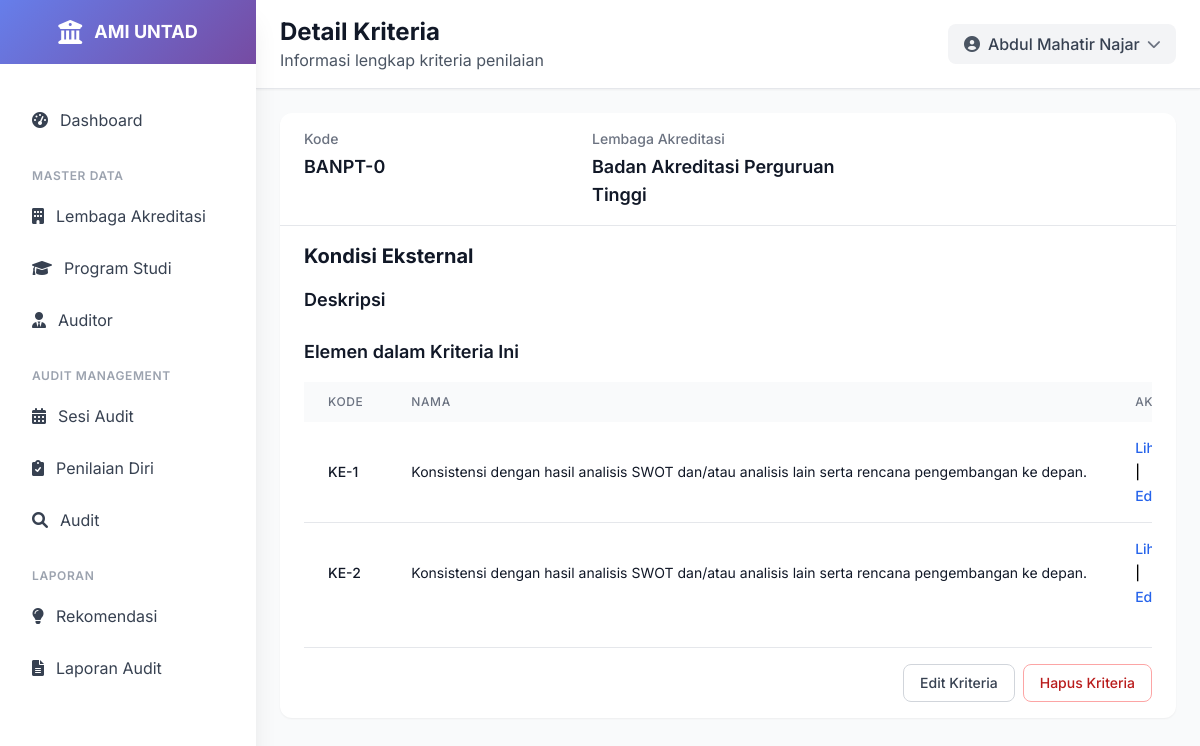
Page /kriteria/1/ (signed in) on the committed database.
### ami/models.py (models this page shows, shortened)
class Kriteria(models.Model):
    lembaga_akreditasi = models.ForeignKey(LembagaAkreditasi, on_delete=models.CASCADE, related_name='kriteria')
    kode = models.CharField(max_length=30, null=True)
    nama = models.CharField(max_length=255)
    deskripsi = models.TextField(blank=True, null=True)
    status = models.CharField(max_length=20, choices=[
        ('aktif', 'aktif'),
        ('tidak aktif', 'tidak aktif'),
    ], default='aktif')
    class Meta:
        verbose_name = "Kriteria"
        verbose_name_plural = "Kriteria"
        unique_together = ['lembaga_akreditasi', 'kode']
        ordering = ['kode']

class LembagaAkreditasi(models.Model):
    kode = models.CharField(max_length=20, unique=True)
    nama = models.CharField(max_length=255, unique=True)
    deskripsi = models.TextField(blank=True, null=True)
    website = models.URLField(blank=True, null=True)
    kontak = models.TextField(blank=True, null=True)
    class Meta:
        verbose_name = "Lembaga Akreditasi"
        verbose_name_plural = "Lembaga Akreditasi"
        ordering = ['nama']

class Elemen(models.Model):
    kriteria = models.ForeignKey(Kriteria, on_delete=models.CASCADE, related_name='elemen')
    kode = models.CharField(max_length=30)
    nama = models.CharField(max_length=255)
    deskripsi = models.TextField(blank=True, null=True)
    panduan = models.TextField(blank=True, null=True)
    skor_maksimal = models.FloatField(default=4.0)
    status = models.CharField(max_length=20, choices=[
        ('aktif', 'aktif'),
        ('tidak aktif', 'tidak aktif'),
    ], default='aktif')
    class Meta:
        verbose_name = "Elemen"
        verbose_name_plural = "Elemen"
        unique_together = ['kriteria', 'kode']
        ordering = ['kode']

### ami/views.py (the view)
# urls.py: path('kriteria/<int:pk>/', views.kriteria_detail, name='kriteria_detail'),
@login_required
def kriteria_detail(request, pk):
    kriteria = get_object_or_404(Kriteria, pk=pk)
    elemen_list = kriteria.elemen.all().order_by('kode')
    return render(request, 'ami/kriteria_detail.html', {
        'kriteria': kriteria,
        'elemen_list': elemen_list
    })

### templates/ami/kriteria_detail.html (shortened to what this page needs)
{% extends 'base.html' %}
{% load static %}
{% block page_title %}Detail Kriteria{% endblock %}
{% block page_subtitle %}Informasi lengkap kriteria penilaian{% endblock %}
{% block content %}
<div class="p-4 lg:p-6">
    <div class="bg-white rounded-xl shadow-sm overflow-hidden mb-4 lg:mb-6">
        <div class="px-4 lg:px-6 py-4 border-b border-gray-200">
            <div class="grid grid-cols-1 md:grid-cols-3 gap-4">
                <div>
                    <h3 class="text-sm font-medium text-gray-500">Kode</h3>
                    <p class="mt-1 text-lg font-semibold text-gray-900">{{ kriteria.kode }}</p>
                </div>
                <div>
                    <h3 class="text-sm font-medium text-gray-500">Lembaga Akreditasi</h3>
                    <p class="mt-1 text-lg font-semibold text-gray-900">{{ kriteria.lembaga_akreditasi.nama }}</p>
                </div>
            </div>
        </div>
        <div class="px-4 lg:px-6 py-4">
            <h2 class="text-xl font-bold text-gray-900 mb-4">{{ kriteria.nama }}</h2>
            <div class="mb-6">
                <h3 class="text-lg font-semibold text-gray-900 mb-2">Deskripsi</h3>
            </div>
            <div class="mb-6">
                <h3 class="text-lg font-semibold text-gray-900 mb-4">Elemen dalam Kriteria Ini</h3>
                {% if elemen_list %}
                <div class="overflow-x-auto">
                    <table class="w-full">
                        <thead class="bg-gray-50">
                            <tr>
                                <th class="px-3 lg:px-6 py-3 text-left text-xs font-medium text-gray-500 uppercase tracking-wider">Kode</th>
                                <th class="px-3 lg:px-6 py-3 text-left text-xs font-medium text-gray-500 uppercase tracking-wider">Nama</th>
                                <th class="px-3 lg:px-6 py-3 text-left text-xs font-medium text-gray-500 uppercase tracking-wider">Aksi</th>
                            </tr>
                        </thead>
                        <tbody class="bg-white divide-y divide-gray-200">
                            {% for elemen in elemen_list %}
                            <tr class="hover:bg-gray-50 transition-colors">
                                <td class="px-3 lg:px-6 py-4 whitespace-nowrap">
                                    <div class="text-xs lg:text-sm font-medium text-gray-900">{{ elemen.kode }}</div>
                                </td>
                                <td class="px-3 lg:px-6 py-4 whitespace-nowrap text-xs lg:text-sm text-gray-900">
                                    {{ elemen.nama }}
                                </td>
                                <td class="px-3 lg:px-6 py-4 whitespace-nowrap text-xs lg:text-sm font-medium">
                                    <div class="flex flex-wrap gap-1">
                                        <a href="{% url 'ami:elemen_detail' elemen.id %}" class="text-blue-600 hover:text-blue-900">Lihat</a>
                                        <span class="hidden md:inline">|</span>
                                        <a href="{% url 'ami:elemen_update' elemen.id %}" class="text-blue-600 hover:text-blue-900">Edit</a>
                                    </div>
                                </td>
                            </tr>
                            {% endfor %}
                        </tbody>
                    </table>
                </div>
                {% endif %}
            </div>
            <div class="flex flex-col sm:flex-row sm:justify-end space-y-2 sm:space-y-0 sm:space-x-2 pt-4 border-t border-gray-200 pt-4">
                <a href="{% url 'ami:kriteria_update' kriteria.id %}" class="w-full sm:w-auto px-4 py-2 border border-gray-300 rounded-lg text-sm font-medium text-gray-700 bg-white hover:bg-gray-50">
                    Edit Kriteria
                </a>
                <a href="{% url 'ami:kriteria_delete' kriteria.id %}" class="w-full sm:w-auto px-4 py-2 border border-red-300 rounded-lg text-sm font-medium text-red-700 bg-white hover:bg-red-50">
                    Hapus Kriteria
                </a>
            </div>
        </div>
    </div>
</div>
{% endblock %}

### templates/base.html (shortened to what this page needs)
<!DOCTYPE html>
<html lang="id">
<head>
    <script src="https://cdn.tailwindcss.com"></script>
    <link href="https://cdnjs.cloudflare.com/ajax/libs/font-awesome/6.0.0/css/all.min.css" rel="stylesheet">
</head>
<body class="bg-gray-50">
    <div class="fixed inset-y-0 left-0 z-50 w-64 bg-white shadow-xl transform transition-transform duration-300 ease-in-out lg:translate-x-0 -translate-x-full flex flex-col" id="sidebar">
        <div class="flex items-center justify-center h-16 gradient-bg flex-shrink-0">
            <div class="flex items-center space-x-3">
                <i class="fas fa-university text-white text-2xl"></i>
                <span class="text-white font-bold text-lg">AMI UNTAD</span>
            </div>
        </div>
        <nav class="flex-1 overflow-y-auto mt-8 px-4 pb-4">
            <div class="space-y-2">
                <a href="{% url 'ami:dashboard' %}" class="sidebar-item flex items-center px-4 py-3 text-gray-700 rounded-lg transition-all duration-200 {% if request.resolver_match.url_name == 'dashboard' %}bg-blue-50 text-blue-600{% else %}hover:bg-gray-50{% endif %}">
                    <i class="fas fa-tachometer-alt mr-3"></i>
                    <span>Dashboard</span>
                </a>
                <div class="pt-4">
                    <p class="px-4 text-xs font-semibold text-gray-400 uppercase tracking-wider">Master Data</p>
                    <div class="mt-2 space-y-1">
                        <a href="{% url 'ami:lembaga_akreditasi_list' %}" class="sidebar-item flex items-center px-4 py-3 text-gray-700 rounded-lg transition-all duration-200 {% if request.resolver_match.url_name == 'lembaga_akreditasi_list' %}bg-blue-50 text-blue-600{% else %}hover:bg-gray-50{% endif %}">
                            <i class="fas fa-building mr-3"></i>
                            <span>Lembaga Akreditasi</span>
                        </a>
                        <a href="{% url 'ami:program_studi_list' %}" class="sidebar-item flex items-center px-4 py-3 text-gray-700 rounded-lg transition-all duration-200 {% if request.resolver_match.url_name == 'program_studi_list' %}bg-blue-50 text-blue-600{% else %}hover:bg-gray-50{% endif %}">
                            <i class="fas fa-graduation-cap mr-3"></i>
                            <span>Program Studi</span>
                        </a>
                        <a href="{% url 'ami:auditor_list' %}" class="sidebar-item flex items-center px-4 py-3 text-gray-700 rounded-lg transition-all duration-200 {% if request.resolver_match.url_name == 'auditor_list' %}bg-blue-50 text-blue-600{% else %}hover:bg-gray-50{% endif %}">
                            <i class="fas fa-user-tie mr-3"></i>
                            <span>Auditor</span>
                        </a>
                    </div>
                </div>
                <div class="pt-4">
                    <p class="px-4 text-xs font-semibold text-gray-400 uppercase tracking-wider">Audit Management</p>
                    <div class="mt-2 space-y-1">
                        <a href="{% url 'ami:audit_session_list' %}" class="sidebar-item flex items-center px-4 py-3 text-gray-700 rounded-lg transition-all duration-200 {% if request.resolver_match.url_name == 'audit_session_list' %}bg-blue-50 text-blue-600{% else %}hover:bg-gray-50{% endif %}">
                            <i class="fas fa-calendar-alt mr-3"></i>
                            <span>Sesi Audit</span>
                        </a>
                        <a href="#" class="sidebar-item flex items-center px-4 py-3 text-gray-700 rounded-lg transition-all duration-200 hover:bg-gray-50">
                            <i class="fas fa-clipboard-check mr-3"></i>
                            <span>Penilaian Diri</span>
                        </a>
                        <a href="#" class="sidebar-item flex items-center px-4 py-3 text-gray-700 rounded-lg transition-all duration-200 hover:bg-gray-50">
                            <i class="fas fa-search mr-3"></i>
                            <span>Audit</span>
                        </a>
                    </div>
                </div>
                <div class="pt-4">
                    <p class="px-4 text-xs font-semibold text-gray-400 uppercase tracking-wider">Laporan</p>
                    <div class="mt-2 space-y-1">
                        <a href="#" class="sidebar-item flex items-center px-4 py-3 text-gray-700 rounded-lg transition-all duration-200 hover:bg-gray-50">
                            <i class="fas fa-lightbulb mr-3"></i>
                            <span>Rekomendasi</span>
                        </a>
                        <a href="{% url 'ami:audit_session_list' %}" class="sidebar-item flex items-center px-4 py-3 text-gray-700 rounded-lg transition-all duration-200 {% if request.resolver_match.url_name == 'audit_session_list' %}bg-blue-50 text-blue-600{% else %}hover:bg-gray-50{% endif %}">
                            <i class="fas fa-file-alt mr-3"></i>
                            <span>Laporan Audit</span>
                        </a>
                    </div>
                </div>
            </div>
        </nav>
    </div>
    <div class="lg:ml-64 flex flex-col min-h-screen">
        <header class="bg-white shadow-sm border-b border-gray-200">
            <div class="flex items-center justify-between px-4 lg:px-6 py-4">
                <div class="lg:block hidden">
                    <h1 class="text-xl lg:text-2xl font-bold text-gray-900">{% block page_title %}{% endblock %}</h1>
                    <p class="text-gray-600">{% block page_subtitle %}{% endblock %}</p>
                </div>
                <div class="flex items-center space-x-4">
                    <div class="relative">
                        <button id="profileButton" class="flex items-center space-x-2 bg-gray-100 hover:bg-gray-200 px-4 py-2 rounded-lg transition-colors">
                            <i class="fas fa-user-circle text-gray-600"></i>
                            <span class="text-gray-700 font-medium">{{ user.get_full_name|default:user.username }}</span>
                            <i class="fas fa-chevron-down text-gray-500 text-sm transition-transform" id="chevronIcon"></i>
                        </button>
                    </div>
                </div>
            </div>
        </header>
        {% block content %}{% endblock %}
    </div>
</body>
</html>

### templates/base.html (style rules this page uses)
body { font-family: 'Inter', sans-serif; }
.gradient-bg { background: linear-gradient(135deg, #667eea 0%, #764ba2 100%); }

### rows in the picture
Kriteria: kode "BANPT-0", lembaga_akreditasi.nama "Badan Akreditasi Perguruan Tinggi", nama "Kondisi Eksternal"
Elemen: kode "KE-1", nama "Konsistensi dengan hasil analisis SWOT dan/atau analisis lain serta rencana pengembangan ke depan."
Elemen: kode "KE-2", nama "Konsistensi dengan hasil analisis SWOT dan/atau analisis lain serta rencana pengembangan ke depan."

### other values in the picture
{{ user.get_full_name|default:user.username }} "Abdul Mahatir Najar"
